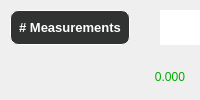
                            <widget class="QFrame" name="frame_94">
                             <property name="minimumSize">
                              <size>
                               <width>0</width>
                               <height>100</height>
                              </size>
                             </property>
                             <property name="frameShape">
                              <enum>QFrame::NoFrame</enum>
                             </property>
                             <property name="frameShadow">
                              <enum>QFrame::Raised</enum>
                             </property>
                             <layout class="QVBoxLayout" name="verticalLayout_29">
                              <property name="spacing">
                               <number>0</number>
                              </property>
                              <property name="leftMargin">
                               <number>0</number>
                              </property>
                              <property name="topMargin">
                               <number>0</number>
                              </property>
                              <property name="rightMargin">
                               <number>0</number>
                              </property>
                              <property name="bottomMargin">
                               <number>0</number>
                              </property>
                              <item>
                               <widget class="QFrame" name="frame_103">
                                <property name="frameShape">
                                 <enum>QFrame::NoFrame</enum>
                                </property>
                                <property name="frameShadow">
                                 <enum>QFrame::Raised</enum>
                                </property>
                                <layout class="QVBoxLayout" name="verticalLayout_28">
                                 <property name="leftMargin">
                                  <number>0</number>
                                 </property>
                                 <property name="topMargin">
                                  <number>0</number>
                                 </property>
                                 <property name="rightMargin">
                                  <number>0</number>
                                 </property>
                                 <property name="bottomMargin">
                                  <number>0</number>
                                 </property>
                                 <item>
                                  <widget class="QFrame" name="frame_104">
                                   <property name="frameShape">
                                    <enum>QFrame::NoFrame</enum>
                                   </property>
                                   <property name="frameShadow">
                                    <enum>QFrame::Raised</enum>
                                   </property>
                                   <layout class="QHBoxLayout" name="horizontalLayout_47">
                                    <property name="spacing">
                                     <number>0</number>
                                    </property>
                                    <property name="leftMargin">
                                     <number>0</number>
                                    </property>
                                    <property name="topMargin">
                                     <number>0</number>
                                    </property>
                                    <property name="rightMargin">
                                     <number>0</number>
                                    </property>
                                    <property name="bottomMargin">
                                     <number>0</number>
                                    </property>
                                    <item>
                                     <widget class="QFrame" name="frame_105">
                                      <property name="minimumSize">
                                       <size>
                                        <width>140</width>
                                        <height>0</height>
                                       </size>
                                      </property>
                                      <property name="frameShape">
                                       <enum>QFrame::NoFrame</enum>
                                      </property>
                                      <property name="frameShadow">
                                       <enum>QFrame::Raised</enum>
                                      </property>
                                      <widget class="QPushButton" name="pushButton_timelapse_setMeasurements">
                                       <property name="geometry">
                                        <rect>
                                         <x>10</x>
                                         <y>10</y>
                                         <width>120</width>
                                         <height>35</height>
                                        </rect>
                                       </property>
                                       <property name="minimumSize">
                                        <size>
                                         <width>120</width>
                                         <height>35</height>
                                        </size>
                                       </property>
                                       <property name="maximumSize">
                                        <size>
                                         <width>120</width>
                                         <height>35</height>
                                        </size>
                                       </property>
                                       <property name="font">
                                        <font>
                                         <family>Segoe UI</family>
                                         <pointsize>10</pointsize>
                                         <weight>75</weight>
                                         <bold>true</bold>
                                        </font>
                                       </property>
                                       <property name="styleSheet">
                                        <string notr="true">QPushButton{
background-color: rgb(49, 51, 50);
border-radius:8px;
border-color: rgb(255,255, 255);
border-width : 1.2px;
border-style:inset;
color:rgb(255, 255, 255);

}
QPushButton::hover{
	background-color: rgba(255, 255, 255, 150);
}</string>
                                       </property>
                                       <property name="text">
                                        <string># Measurements</string>
                                       </property>
                                      </widget>
                                     </widget>
                                    </item>
                                    <item>
                                     <widget class="QFrame" name="frame_106">
                                      <property name="frameShape">
                                       <enum>QFrame::NoFrame</enum>
                                      </property>
                                      <property name="frameShadow">
                                       <enum>QFrame::Raised</enum>
                                      </property>
                                      <widget class="QLineEdit" name="lineEdit_timelapse_measurements">
                                       <property name="geometry">
                                        <rect>
                                         <x>20</x>
                                         <y>10</y>
                                         <width>80</width>
                                         <height>35</height>
                                        </rect>
                                       </property>
                                       <property name="minimumSize">
                                        <size>
                                         <width>80</width>
                                         <height>35</height>
                                        </size>
                                       </property>
                                       <property name="maximumSize">
                                        <size>
                                         <width>80</width>
                                         <height>35</height>
                                        </size>
                                       </property>
                                       <property name="layoutDirection">
                                        <enum>Qt::LeftToRight</enum>
                                       </property>
                                       <property name="styleSheet">
                                        <string notr="true">font: 75 16pt &quot;Segoe UI&quot;;
color: rgb(255, 255, 255);
border-color: rgb(255,255, 255);
border-width : 1px;
border-style:inset;
</string>
                                       </property>
                                       <property name="text">
                                        <string>0.000</string>
                                       </property>
                                       <property name="alignment">
                                        <set>Qt::AlignCenter</set>
                                       </property>
                                      </widget>
                                     </widget>
                                    </item>
                                   </layout>
                                  </widget>
                                 </item>
                                 <item>
                                  <widget class="QFrame" name="frame_107">
                                   <property name="frameShape">
                                    <enum>QFrame::NoFrame</enum>
                                   </property>
                                   <property name="frameShadow">
                                    <enum>QFrame::Raised</enum>
                                   </property>
                                   <layout class="QHBoxLayout" name="horizontalLayout_48">
                                    <property name="spacing">
                                     <number>0</number>
                                    </property>
                                    <property name="leftMargin">
                                     <number>0</number>
                                    </property>
                                    <property name="topMargin">
                                     <number>0</number>
                                    </property>
                                    <property name="rightMargin">
                                     <number>0</number>
                                    </property>
                                    <property name="bottomMargin">
                                     <number>0</number>
                                    </property>
                                    <item>
                                     <widget class="QFrame" name="frame_108">
                                      <property name="minimumSize">
                                       <size>
                                        <width>140</width>
                                        <height>0</height>
                                       </size>
                                      </property>
                                      <property name="frameShape">
                                       <enum>QFrame::NoFrame</enum>
                                      </property>
                                      <property name="frameShadow">
                                       <enum>QFrame::Raised</enum>
                                      </property>
                                     </widget>
                                    </item>
                                    <item>
                                     <widget class="QFrame" name="frame_109">
                                      <property name="frameShape">
                                       <enum>QFrame::NoFrame</enum>
                                      </property>
                                      <property name="frameShadow">
                                       <enum>QFrame::Raised</enum>
                                      </property>
                                      <layout class="QHBoxLayout" name="horizontalLayout_71">
                                       <item>
                                        <widget class="QLabel" name="label_timelapse_measurements">
                                         <property name="styleSheet">
                                          <string notr="true">font: 75 16pt &quot;Segoe UI&quot;;
color: rgb(0, 170, 0);</string>
                                         </property>
                                         <property name="text">
                                          <string>0.000</string>
                                         </property>
                                         <property name="alignment">
                                          <set>Qt::AlignCenter</set>
                                         </property>
                                        </widget>
                                       </item>
                                      </layout>
                                     </widget>
                                    </item>
                                   </layout>
                                  </widget>
                                 </item>
                                </layout>
                               </widget>
                              </item>
                             </layout>
                            </widget>
